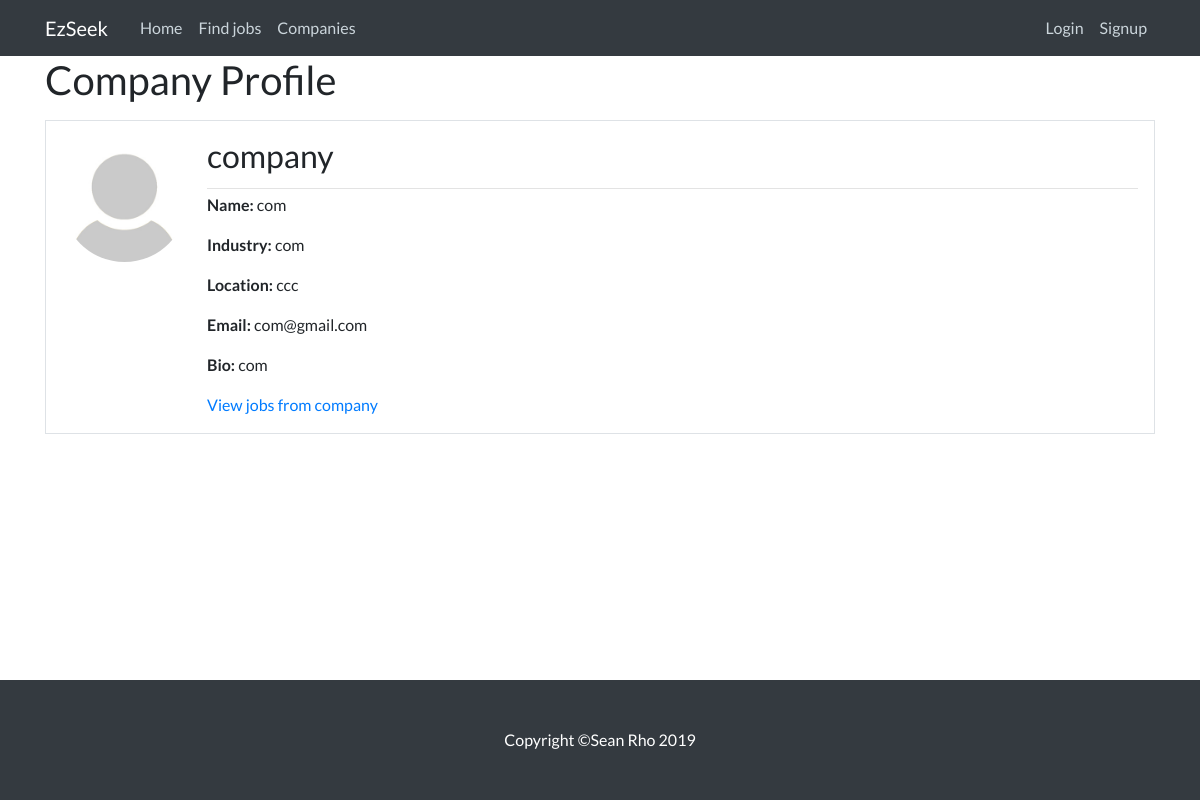
Before: /company/23 with the older database file.
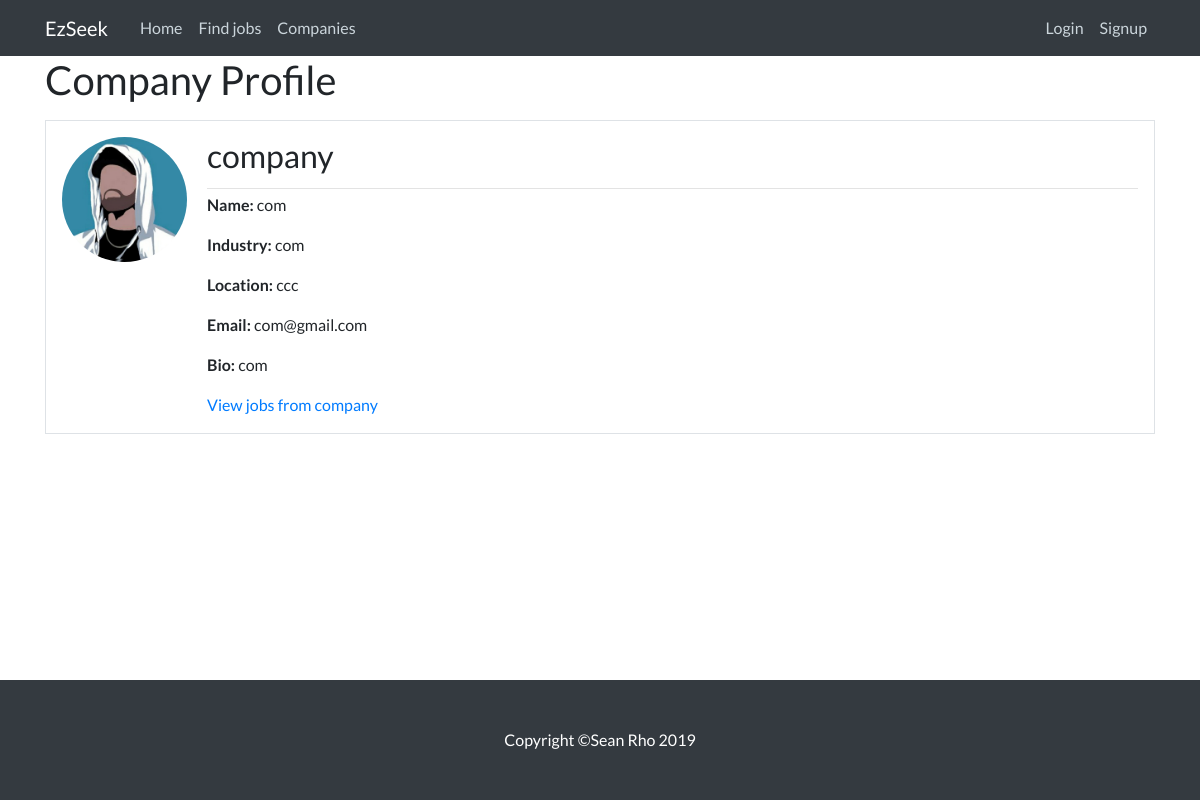
After: the same page with the newer database file.
### RS/models.py (models this page shows, shortened)
class Company(models.Model):
    user = models.OneToOneField(User, on_delete=models.CASCADE) # ONE TO ONE FIELD IS IMPORTANT
    name = models.CharField(max_length=50, default = 'null')
    bio = models.TextField(max_length=500, blank=True)
    location = models.CharField(max_length=30, blank=True)
    industry = models.CharField(max_length=30, blank=True)

class Profile(models.Model):
    user = models.OneToOneField(User, on_delete=models.CASCADE)
    image = models.ImageField(default='default.jpg', upload_to='profile_pics')

### RS/views.py (the view)
# urls.py: path('company/<int:pk>', CompanyDetailView.as_view(), name='companyDetail'),
class CompanyDetailView(DetailView):
    model = Company
    template_name = 'companyDetail.html'

### RS/templates/companyDetail.html
{% extends "base.html" %}
{% block content %}
  <h1 class="mb-3">Company Profile</h1>
    <div>
     <div class="media border p-3 mb-2">
      <img class="rounded-circle account-img" src="{{ object.user.profile.image.url }}">
       <div class="card h-100 w-100 border-0">
        <div class="article-metadata">
         <h2 class="card-title">
          {{ object.user.username }}
         </h2>
        </div>
          <p class="article-content"><b class="font-weight-bold">Name: </b>{{ company.name }}</p>
          <p class="article-content"><b class="font-weight-bold">Industry: </b>{{ company.industry }}</p>
          <p class="article-content"><b class="font-weight-bold">Location: </b>{{ company.location }}</p>
          <p class="article-content"><b class="font-weight-bold">Email: </b>{{ object.user.email }}</p>
          <p class="article-content"><b class="font-weight-bold">Bio: </b>{{ company.bio }}</p>
          <a class="mr-2" href="{% url 'userJob' object.user.username %}"> View jobs from {{ object.user.username }}</a>
       </div>
     </div>
    </div>
{% endblock content %}

Changed rows visible on the page:
changed through a linked row, Company "com": user.profile.image: picture added in place of a placeholder
